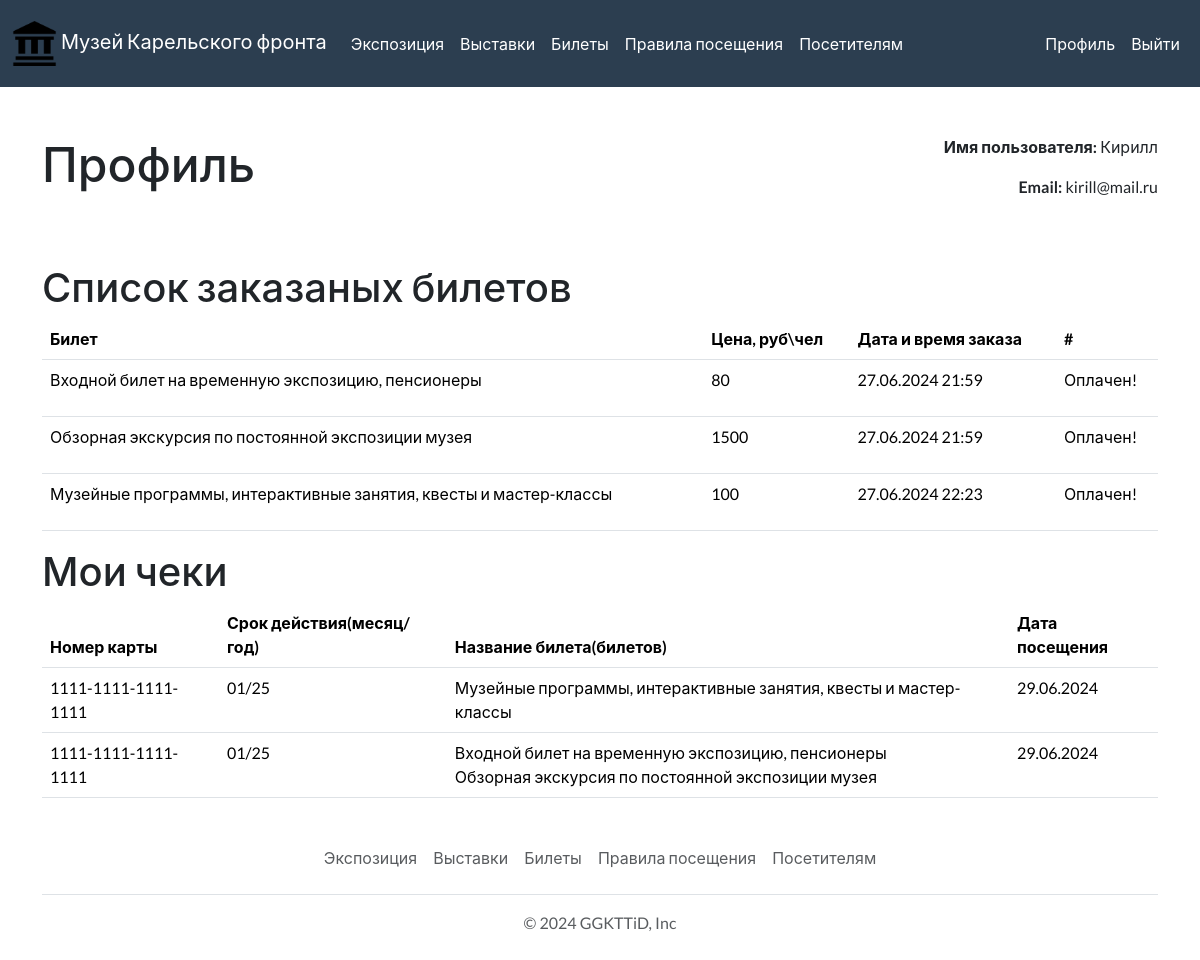
/profile (signed in), run on the app's committed database.
### app.py (models this page shows, shortened)
class Users(db.Model):
    id = db.Column(db.Integer,primary_key=True)
    name = db.Column(db.String(100))
    email = db.Column(db.String(100), unique=True)
    password = db.Column(db.String(100), unique=True)
    root = db.Column(db.Integer, default=0)

class Tickets(db.Model):
    id = db.Column(db.Integer,primary_key=True)
    title = db.Column(db.String(100))
    price = db.Column(db.Integer)

class Orders(db.Model):
    id = db.Column(db.Integer,primary_key=True)
    id_user = db.Column(db.Integer, db.ForeignKey('users.id'))
    id_ticket = db.Column(db.Integer, db.ForeignKey('tickets.id'))
    date = db.Column(db.DateTime, default=datetime.now)
    status = db.Column(db.Integer, default=0)

class Payment(db.Model):
    id = db.Column(db.Integer,primary_key=True)
    date_visit = db.Column(db.DateTime)
    name_cart = db.Column(db.String(100))
    number_cart = db.Column(db.String(100))
    date_cart = db.Column(db.String(100))
    cvv_cart = db.Column(db.String(100))
    id_user = db.Column(db.Integer, db.ForeignKey('users.id'))
    description = db.Column(db.Text)

### app.py (the view)
@app.route('/profile', methods=['GET', 'POST'])
def profile():
    if not 'name' in session:
        abort(401)
    total_user = Users.query.filter_by(email=session['name']).first()
    orders = Orders.query.filter_by(id_user=total_user.id).all()
    payments = Payment.query.filter_by(id_user=total_user.id).all()
    id_list = []
    ticket_list = []
    orders_list = []
    for order in orders:
        id_list.append(order.id_ticket)
    for el in id_list:
        ticket_list.append(Tickets.query.filter_by(id=el).first())
    for el in ticket_list:
        order = Orders.query.filter_by(id_ticket=el.id, id_user=total_user.id).first()
        if order.status  == 0:
            orders_list.append(order)
    print(orders_list)
    return render_template("profile.html",ticket_list=ticket_list,orders=orders,zip=zip,payments=payments,orders_list=orders_list)

### app.py (called while the page is built)
@app.context_processor
def inject_user():
    def get_user_name():
        if 'name' in session:
            return Users.query.filter_by(email=session['name']).first()
    return dict(active_user=get_user_name())

### templates/profile.html (shortened to what this page needs)
{% extends 'base.html' %} {% block title %} Профиль {% endblock %} {% block main
%}
<div class="container">
  <div class="row my-5">
    <div class="col-lg-4">
      <h1>Профиль</h1>
    </div>
    <div class="col-lg-8 text-end">
      <p><b>Имя пользователя:</b> {{active_user.name}}</p>
      <p><b>Email:</b> {{active_user.email}}</p>
    </div>
  </div>
  <h2>Список заказаных билетов</h2>
  <table class="table">
    <thead>
      <tr>
        <th scope="col">Билет</th>
        <th scope="col">Цена, руб\чел</th>
        <th scope="col">Дата и время заказа</th>
        <th scope="col">#</th>
      </tr>
    </thead>
    <tbody>
      {% for ticket,order in zip(ticket_list,orders)%}
      <tr>
        <td scope="row">{{ticket.title}}</td>
        <td>{{ticket.price}}</td>
        <td>{{order.date.strftime('%d.%m.%Y %H:%M')}}</td>
        <td>
          {%if order.status==0%}
          <a href="/delete-order/{{order.id}}" class="btn btn-danger"
            >Удалить</a
          >
          {%else%}
          <p>Оплачен!</p>
          {%endif%}
        </td>
      </tr>
      {% endfor %}
    </tbody>
  </table>
  <h2>Мои чеки</h2>
  <table class="table">
    <thead>
      <tr>
        <th scope="col">Номер карты</th>
        <th scope="col">Срок действия(месяц/год)</th>
        <th scope="col">Название билета(билетов)</th>
        <th scope="col">Дата посещения</th>
      </tr>
    </thead>
    <tbody>
      {% for pay in payments%}
      <tr>
        <td scope="row">{{pay.number_cart}}</td>
        <td>{{pay.date_cart}}</td>
        <td>{% autoescape false %} {{pay.description}} {% endautoescape %}</td>
        <td>{{pay.date_visit.strftime('%d.%m.%Y')}}</td>
      </tr>
      {% endfor %}
    </tbody>
  </table>
  {% endblock %}

### data on the page
Users: name "Кирилл", email "kirill@mail.ru"
Tickets: title "Входной билет на временную экспозицию, пенсионеры", price "80", date "27.06.2024 21:59"
Tickets: title "Обзорная экскурсия по постоянной экспозиции музея", price "1500", date "27.06.2024 21:59"
Tickets: title "Музейные программы, интерактивные занятия, квесты и мастер-классы", price "100", date "27.06.2024 22:23"
Payment: number_cart "1111-1111-1111-1111", date_cart "01/25", description "Музейные программы, интерактивные занятия, квесты и мастер-классы", date_visit "29.06.2024"
Payment: number_cart "1111-1111-1111-1111", date_cart "01/25", description "Входной билет на временную экспозицию, пенсионеры Обзорная экскурсия по постоянной экспозиции музея", date_visit "29.06.2024"
